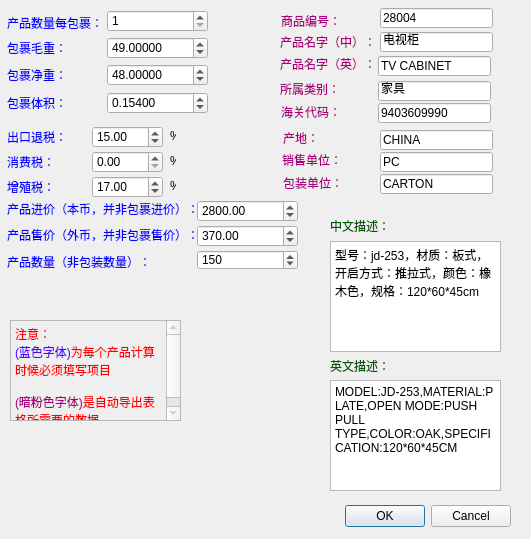
<?xml version="1.0" encoding="UTF-8"?>
<ui version="4.0">
 <class>ProductDialog</class>
 <widget class="QDialog" name="ProductDialog">
  <property name="geometry">
   <rect>
    <x>0</x>
    <y>0</y>
    <width>531</width>
    <height>539</height>
   </rect>
  </property>
  <property name="windowTitle">
   <string>Dialog</string>
  </property>
  <widget class="QDialogButtonBox" name="buttonBox">
   <property name="geometry">
    <rect>
     <x>330</x>
     <y>500</y>
     <width>181</width>
     <height>32</height>
    </rect>
   </property>
   <property name="orientation">
    <enum>Qt::Horizontal</enum>
   </property>
   <property name="standardButtons">
    <set>QDialogButtonBox::Cancel|QDialogButtonBox::Ok</set>
   </property>
  </widget>
  <widget class="QLabel" name="label_5">
   <property name="geometry">
    <rect>
     <x>280</x>
     <y>36</y>
     <width>96</width>
     <height>12</height>
    </rect>
   </property>
   <property name="styleSheet">
    <string notr="true">color: rgb(170, 0, 127);</string>
   </property>
   <property name="text">
    <string>产品名字（中）：</string>
   </property>
  </widget>
  <widget class="QDoubleSpinBox" name="mWeight">
   <property name="geometry">
    <rect>
     <x>107</x>
     <y>37</y>
     <width>101</width>
     <height>22</height>
    </rect>
   </property>
   <property name="decimals">
    <number>5</number>
   </property>
   <property name="maximum">
    <double>999999999.000000000000000</double>
   </property>
   <property name="value">
    <double>49.000000000000000</double>
   </property>
  </widget>
  <widget class="QLineEdit" name="name">
   <property name="geometry">
    <rect>
     <x>380</x>
     <y>32</y>
     <width>113</width>
     <height>20</height>
    </rect>
   </property>
   <property name="text">
    <string>电视柜</string>
   </property>
  </widget>
  <widget class="QLabel" name="label_6">
   <property name="geometry">
    <rect>
     <x>7</x>
     <y>42</y>
     <width>60</width>
     <height>12</height>
    </rect>
   </property>
   <property name="styleSheet">
    <string notr="true">color: rgb(0, 0, 255)</string>
   </property>
   <property name="text">
    <string>包裹毛重：</string>
   </property>
  </widget>
  <widget class="QDoubleSpinBox" name="jWeight">
   <property name="geometry">
    <rect>
     <x>107</x>
     <y>64</y>
     <width>101</width>
     <height>22</height>
    </rect>
   </property>
   <property name="decimals">
    <number>5</number>
   </property>
   <property name="maximum">
    <double>999999999.000000000000000</double>
   </property>
   <property name="value">
    <double>48.000000000000000</double>
   </property>
  </widget>
  <widget class="QLabel" name="label_7">
   <property name="geometry">
    <rect>
     <x>7</x>
     <y>69</y>
     <width>60</width>
     <height>12</height>
    </rect>
   </property>
   <property name="styleSheet">
    <string notr="true">color: rgb(0, 0, 255)</string>
   </property>
   <property name="text">
    <string>包裹净重：</string>
   </property>
  </widget>
  <widget class="QDoubleSpinBox" name="volume">
   <property name="geometry">
    <rect>
     <x>107</x>
     <y>92</y>
     <width>101</width>
     <height>22</height>
    </rect>
   </property>
   <property name="decimals">
    <number>5</number>
   </property>
   <property name="maximum">
    <double>999999999.000000000000000</double>
   </property>
   <property name="value">
    <double>0.154000000000000</double>
   </property>
  </widget>
  <widget class="QLabel" name="label_8">
   <property name="geometry">
    <rect>
     <x>7</x>
     <y>97</y>
     <width>60</width>
     <height>12</height>
    </rect>
   </property>
   <property name="styleSheet">
    <string notr="true">color: rgb(0, 0, 255)</string>
   </property>
   <property name="text">
    <string>包裹体积：</string>
   </property>
  </widget>
  <widget class="QDoubleSpinBox" name="priceIn">
   <property name="geometry">
    <rect>
     <x>197</x>
     <y>200</y>
     <width>101</width>
     <height>22</height>
    </rect>
   </property>
   <property name="maximum">
    <double>999999999.000000000000000</double>
   </property>
   <property name="value">
    <double>2800.000000000000000</double>
   </property>
  </widget>
  <widget class="QLabel" name="label_9">
   <property name="geometry">
    <rect>
     <x>7</x>
     <y>203</y>
     <width>192</width>
     <height>12</height>
    </rect>
   </property>
   <property name="styleSheet">
    <string notr="true">color: rgb(0, 0, 255)</string>
   </property>
   <property name="text">
    <string>产品进价（本币，并非包裹进价）：</string>
   </property>
  </widget>
  <widget class="QDoubleSpinBox" name="priceOut">
   <property name="geometry">
    <rect>
     <x>197</x>
     <y>225</y>
     <width>101</width>
     <height>22</height>
    </rect>
   </property>
   <property name="maximum">
    <double>999999999.000000000000000</double>
   </property>
   <property name="value">
    <double>370.000000000000000</double>
   </property>
  </widget>
  <widget class="QLabel" name="label_10">
   <property name="geometry">
    <rect>
     <x>7</x>
     <y>229</y>
     <width>192</width>
     <height>12</height>
    </rect>
   </property>
   <property name="styleSheet">
    <string notr="true">color: rgb(0, 0, 255)</string>
   </property>
   <property name="text">
    <string>产品售价（外币，并非包裹售价）：</string>
   </property>
  </widget>
  <widget class="QLabel" name="label_11">
   <property name="geometry">
    <rect>
     <x>7</x>
     <y>17</y>
     <width>96</width>
     <height>12</height>
    </rect>
   </property>
   <property name="styleSheet">
    <string notr="true">color: rgb(0, 0, 255)</string>
   </property>
   <property name="text">
    <string>产品数量每包裹：</string>
   </property>
  </widget>
  <widget class="QSpinBox" name="pakUnit">
   <property name="geometry">
    <rect>
     <x>107</x>
     <y>10</y>
     <width>101</width>
     <height>22</height>
    </rect>
   </property>
   <property name="minimum">
    <number>1</number>
   </property>
   <property name="maximum">
    <number>999999999</number>
   </property>
   <property name="value">
    <number>1</number>
   </property>
   <property name="displayIntegerBase">
    <number>10</number>
   </property>
  </widget>
  <widget class="QSpinBox" name="number">
   <property name="geometry">
    <rect>
     <x>197</x>
     <y>250</y>
     <width>101</width>
     <height>20</height>
    </rect>
   </property>
   <property name="maximum">
    <number>999999999</number>
   </property>
   <property name="value">
    <number>150</number>
   </property>
   <property name="displayIntegerBase">
    <number>10</number>
   </property>
  </widget>
  <widget class="QLabel" name="label_12">
   <property name="geometry">
    <rect>
     <x>7</x>
     <y>256</y>
     <width>156</width>
     <height>12</height>
    </rect>
   </property>
   <property name="styleSheet">
    <string notr="true">color: rgb(0, 0, 255)</string>
   </property>
   <property name="text">
    <string>产品数量（非包装数量）：</string>
   </property>
  </widget>
  <widget class="QLabel" name="label_40">
   <property name="geometry">
    <rect>
     <x>7</x>
     <y>131</y>
     <width>60</width>
     <height>12</height>
    </rect>
   </property>
   <property name="styleSheet">
    <string notr="true">color: rgb(0, 0, 255)</string>
   </property>
   <property name="text">
    <string>出口退税：</string>
   </property>
  </widget>
  <widget class="QDoubleSpinBox" name="tTax">
   <property name="geometry">
    <rect>
     <x>92</x>
     <y>126</y>
     <width>71</width>
     <height>22</height>
    </rect>
   </property>
   <property name="maximum">
    <double>999999999.000000000000000</double>
   </property>
   <property name="value">
    <double>15.000000000000000</double>
   </property>
  </widget>
  <widget class="QLabel" name="label_41">
   <property name="geometry">
    <rect>
     <x>170</x>
     <y>130</y>
     <width>6</width>
     <height>12</height>
    </rect>
   </property>
   <property name="text">
    <string>%</string>
   </property>
  </widget>
  <widget class="QLabel" name="label_42">
   <property name="geometry">
    <rect>
     <x>7</x>
     <y>156</y>
     <width>48</width>
     <height>12</height>
    </rect>
   </property>
   <property name="styleSheet">
    <string notr="true">color: rgb(0, 0, 255)</string>
   </property>
   <property name="text">
    <string>消费税：</string>
   </property>
  </widget>
  <widget class="QDoubleSpinBox" name="xTax">
   <property name="geometry">
    <rect>
     <x>92</x>
     <y>151</y>
     <width>71</width>
     <height>22</height>
    </rect>
   </property>
   <property name="maximum">
    <double>999999999.000000000000000</double>
   </property>
   <property name="value">
    <double>0.000000000000000</double>
   </property>
  </widget>
  <widget class="QLabel" name="label_43">
   <property name="geometry">
    <rect>
     <x>170</x>
     <y>155</y>
     <width>6</width>
     <height>12</height>
    </rect>
   </property>
   <property name="text">
    <string>%</string>
   </property>
  </widget>
  <widget class="QLabel" name="label_44">
   <property name="geometry">
    <rect>
     <x>7</x>
     <y>181</y>
     <width>48</width>
     <height>12</height>
    </rect>
   </property>
   <property name="styleSheet">
    <string notr="true">color: rgb(0, 0, 255)</string>
   </property>
   <property name="text">
    <string>增殖税：</string>
   </property>
  </widget>
  <widget class="QDoubleSpinBox" name="zTax">
   <property name="geometry">
    <rect>
     <x>92</x>
     <y>176</y>
     <width>71</width>
     <height>22</height>
    </rect>
   </property>
   <property name="maximum">
    <double>999999999.000000000000000</double>
   </property>
   <property name="value">
    <double>17.000000000000000</double>
   </property>
  </widget>
  <widget class="QLabel" name="label_45">
   <property name="geometry">
    <rect>
     <x>170</x>
     <y>180</y>
     <width>6</width>
     <height>12</height>
    </rect>
   </property>
   <property name="text">
    <string>%</string>
   </property>
  </widget>
  <widget class="QLabel" name="label_13">
   <property name="geometry">
    <rect>
     <x>280</x>
     <y>58</y>
     <width>96</width>
     <height>12</height>
    </rect>
   </property>
   <property name="styleSheet">
    <string notr="true">color: rgb(170, 0, 127);</string>
   </property>
   <property name="text">
    <string>产品名字（英）：</string>
   </property>
  </widget>
  <widget class="QLineEdit" name="nameEn">
   <property name="geometry">
    <rect>
     <x>378</x>
     <y>56</y>
     <width>113</width>
     <height>20</height>
    </rect>
   </property>
   <property name="text">
    <string>TV CABINET</string>
   </property>
  </widget>
  <widget class="QLabel" name="label_14">
   <property name="geometry">
    <rect>
     <x>281</x>
     <y>15</y>
     <width>60</width>
     <height>12</height>
    </rect>
   </property>
   <property name="styleSheet">
    <string notr="true">color: rgb(170, 0, 127);</string>
   </property>
   <property name="text">
    <string>商品编号：</string>
   </property>
  </widget>
  <widget class="QLineEdit" name="type">
   <property name="geometry">
    <rect>
     <x>378</x>
     <y>81</y>
     <width>113</width>
     <height>20</height>
    </rect>
   </property>
   <property name="text">
    <string>家具</string>
   </property>
  </widget>
  <widget class="QLabel" name="label_15">
   <property name="geometry">
    <rect>
     <x>280</x>
     <y>83</y>
     <width>60</width>
     <height>12</height>
    </rect>
   </property>
   <property name="styleSheet">
    <string notr="true">color: rgb(170, 0, 127);</string>
   </property>
   <property name="text">
    <string>所属类别：</string>
   </property>
  </widget>
  <widget class="QLineEdit" name="haiguan">
   <property name="geometry">
    <rect>
     <x>378</x>
     <y>103</y>
     <width>113</width>
     <height>20</height>
    </rect>
   </property>
   <property name="text">
    <string>9403609990</string>
   </property>
  </widget>
  <widget class="QLabel" name="label_16">
   <property name="geometry">
    <rect>
     <x>281</x>
     <y>106</y>
     <width>60</width>
     <height>12</height>
    </rect>
   </property>
   <property name="styleSheet">
    <string notr="true">color: rgb(170, 0, 127);</string>
   </property>
   <property name="text">
    <string>海关代码：</string>
   </property>
  </widget>
  <widget class="QLineEdit" name="id">
   <property name="geometry">
    <rect>
     <x>380</x>
     <y>8</y>
     <width>113</width>
     <height>20</height>
    </rect>
   </property>
   <property name="text">
    <string>28004</string>
   </property>
  </widget>
  <widget class="QLineEdit" name="carton">
   <property name="geometry">
    <rect>
     <x>380</x>
     <y>174</y>
     <width>113</width>
     <height>20</height>
    </rect>
   </property>
   <property name="text">
    <string>CARTON</string>
   </property>
  </widget>
  <widget class="QLabel" name="label_17">
   <property name="geometry">
    <rect>
     <x>282</x>
     <y>154</y>
     <width>60</width>
     <height>12</height>
    </rect>
   </property>
   <property name="styleSheet">
    <string notr="true">color: rgb(170, 0, 127);</string>
   </property>
   <property name="text">
    <string>销售单位：</string>
   </property>
  </widget>
  <widget class="QLineEdit" name="pc">
   <property name="geometry">
    <rect>
     <x>380</x>
     <y>152</y>
     <width>113</width>
     <height>20</height>
    </rect>
   </property>
   <property name="text">
    <string>PC</string>
   </property>
  </widget>
  <widget class="QLabel" name="label_18">
   <property name="geometry">
    <rect>
     <x>283</x>
     <y>177</y>
     <width>60</width>
     <height>12</height>
    </rect>
   </property>
   <property name="styleSheet">
    <string notr="true">color: rgb(170, 0, 127);</string>
   </property>
   <property name="text">
    <string>包装单位：</string>
   </property>
  </widget>
  <widget class="QLabel" name="label_19">
   <property name="geometry">
    <rect>
     <x>283</x>
     <y>132</y>
     <width>60</width>
     <height>12</height>
    </rect>
   </property>
   <property name="styleSheet">
    <string notr="true">color: rgb(170, 0, 127);</string>
   </property>
   <property name="text">
    <string>产地：</string>
   </property>
  </widget>
  <widget class="QLineEdit" name="birth">
   <property name="geometry">
    <rect>
     <x>380</x>
     <y>130</y>
     <width>113</width>
     <height>20</height>
    </rect>
   </property>
   <property name="text">
    <string>CHINA</string>
   </property>
  </widget>
  <widget class="QTextEdit" name="descZh">
   <property name="geometry">
    <rect>
     <x>330</x>
     <y>241</y>
     <width>171</width>
     <height>111</height>
    </rect>
   </property>
   <property name="html">
    <string>&lt;!DOCTYPE HTML PUBLIC &quot;-//W3C//DTD HTML 4.0//EN&quot; &quot;http://www.w3.org/TR/REC-html40/strict.dtd&quot;&gt;
&lt;html&gt;&lt;head&gt;&lt;meta name=&quot;qrichtext&quot; content=&quot;1&quot; /&gt;&lt;style type=&quot;text/css&quot;&gt;
p, li { white-space: pre-wrap; }
&lt;/style&gt;&lt;/head&gt;&lt;body style=&quot; font-family:'SimSun'; font-size:9pt; font-weight:400; font-style:normal;&quot;&gt;
&lt;p style=&quot; margin-top:0px; margin-bottom:0px; margin-left:0px; margin-right:0px; -qt-block-indent:0; text-indent:0px;&quot;&gt;型号：jd-253，材质：板式，开启方式：推拉式，颜色：橡木色，规格：120*60*45cm&lt;/p&gt;&lt;/body&gt;&lt;/html&gt;</string>
   </property>
  </widget>
  <widget class="QTextEdit" name="descEn">
   <property name="geometry">
    <rect>
     <x>330</x>
     <y>380</y>
     <width>171</width>
     <height>111</height>
    </rect>
   </property>
   <property name="html">
    <string>&lt;!DOCTYPE HTML PUBLIC &quot;-//W3C//DTD HTML 4.0//EN&quot; &quot;http://www.w3.org/TR/REC-html40/strict.dtd&quot;&gt;
&lt;html&gt;&lt;head&gt;&lt;meta name=&quot;qrichtext&quot; content=&quot;1&quot; /&gt;&lt;style type=&quot;text/css&quot;&gt;
p, li { white-space: pre-wrap; }
&lt;/style&gt;&lt;/head&gt;&lt;body style=&quot; font-family:'SimSun'; font-size:9pt; font-weight:400; font-style:normal;&quot;&gt;
&lt;p style=&quot; margin-top:0px; margin-bottom:0px; margin-left:0px; margin-right:0px; -qt-block-indent:0; text-indent:0px;&quot;&gt;MODEL:JD-253,MATERIAL:PLATE,OPEN MODE:PUSH PULL TYPE,COLOR:OAK,SPECIFICATION:120*60*45CM&lt;/p&gt;&lt;/body&gt;&lt;/html&gt;</string>
   </property>
  </widget>
  <widget class="QLabel" name="label_20">
   <property name="geometry">
    <rect>
     <x>330</x>
     <y>220</y>
     <width>60</width>
     <height>12</height>
    </rect>
   </property>
   <property name="styleSheet">
    <string notr="true">color: rgb(0, 85, 0)</string>
   </property>
   <property name="text">
    <string>中文描述：</string>
   </property>
  </widget>
  <widget class="QLabel" name="label_21">
   <property name="geometry">
    <rect>
     <x>330</x>
     <y>360</y>
     <width>60</width>
     <height>12</height>
    </rect>
   </property>
   <property name="styleSheet">
    <string notr="true">color: rgb(0, 85, 0)</string>
   </property>
   <property name="text">
    <string>英文描述：</string>
   </property>
  </widget>
  <widget class="QTextBrowser" name="textBrowser">
   <property name="enabled">
    <bool>false</bool>
   </property>
   <property name="geometry">
    <rect>
     <x>10</x>
     <y>320</y>
     <width>171</width>
     <height>101</height>
    </rect>
   </property>
   <property name="html">
    <string>&lt;!DOCTYPE HTML PUBLIC &quot;-//W3C//DTD HTML 4.0//EN&quot; &quot;http://www.w3.org/TR/REC-html40/strict.dtd&quot;&gt;
&lt;html&gt;&lt;head&gt;&lt;meta name=&quot;qrichtext&quot; content=&quot;1&quot; /&gt;&lt;style type=&quot;text/css&quot;&gt;
p, li { white-space: pre-wrap; }
&lt;/style&gt;&lt;/head&gt;&lt;body style=&quot; font-family:'SimSun'; font-size:9pt; font-weight:400; font-style:normal;&quot;&gt;
&lt;p style=&quot; margin-top:0px; margin-bottom:0px; margin-left:0px; margin-right:0px; -qt-block-indent:0; text-indent:0px;&quot;&gt;&lt;span style=&quot; color:#ff0000;&quot;&gt;注意：&lt;/span&gt;&lt;/p&gt;
&lt;p style=&quot; margin-top:0px; margin-bottom:0px; margin-left:0px; margin-right:0px; -qt-block-indent:0; text-indent:0px;&quot;&gt;&lt;span style=&quot; color:#5500ff;&quot;&gt;(蓝色字体)&lt;/span&gt;&lt;span style=&quot; color:#ff0000;&quot;&gt;为每个产品计算时候必须填写项目&lt;/span&gt;&lt;/p&gt;
&lt;p style=&quot;-qt-paragraph-type:empty; margin-top:0px; margin-bottom:0px; margin-left:0px; margin-right:0px; -qt-block-indent:0; text-indent:0px; color:#ff0000;&quot;&gt;&lt;br /&gt;&lt;/p&gt;
&lt;p style=&quot; margin-top:0px; margin-bottom:0px; margin-left:0px; margin-right:0px; -qt-block-indent:0; text-indent:0px;&quot;&gt;&lt;span style=&quot; color:#aa007f;&quot;&gt;(暗粉色字体)&lt;/span&gt;&lt;span style=&quot; color:#ff0000;&quot;&gt;是自动导出表格所需要的数据&lt;/span&gt;&lt;/p&gt;&lt;/body&gt;&lt;/html&gt;</string>
   </property>
  </widget>
 </widget>
 <resources/>
 <connections>
  <connection>
   <sender>buttonBox</sender>
   <signal>accepted()</signal>
   <receiver>ProductDialog</receiver>
   <slot>accept()</slot>
   <hints>
    <hint type="sourcelabel">
     <x>248</x>
     <y>254</y>
    </hint>
    <hint type="destinationlabel">
     <x>157</x>
     <y>274</y>
    </hint>
   </hints>
  </connection>
  <connection>
   <sender>buttonBox</sender>
   <signal>rejected()</signal>
   <receiver>ProductDialog</receiver>
   <slot>reject()</slot>
   <hints>
    <hint type="sourcelabel">
     <x>316</x>
     <y>260</y>
    </hint>
    <hint type="destinationlabel">
     <x>286</x>
     <y>274</y>
    </hint>
   </hints>
  </connection>
 </connections>
</ui>
